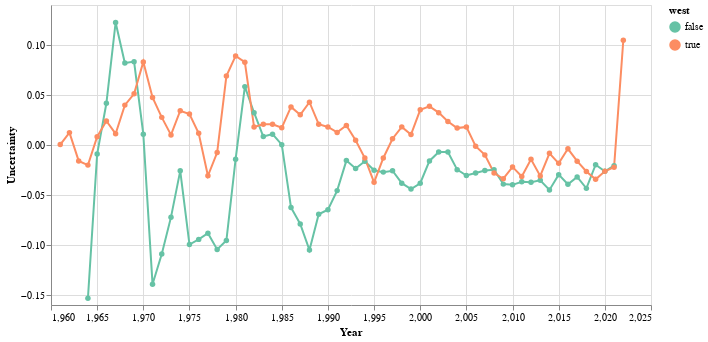

Here is the notebook cell this chart was saved with:
### Code cell
alt.Chart(compare_byYear.query('topic=="phys"')).mark_line(point=alt.OverlayMarkDef()).encode(
    alt.X('year',scale=alt.Scale(zero=False),axis=alt.Axis(title='Year')),
    alt.Y('rollingUncertain',axis=alt.Axis(title='Uncertainty')),
    color=alt.Color('west:O',scale=alt.Scale(scheme='set2'))
).properties(width=600,height=300)

### Figure 1 — Vega-Lite specification as saved in the notebook (floating-point values rounded to 4 significant figures)
{"$schema": "https://vega.github.io/schema/vega-lite/v4.17.0.json", "config": {"view": {"continuousHeight": 300, "continuousWidth": 400}}, "data": {"name": "data-0c7fb047be208e1c5b23e3d01547c1c2"}, "datasets": {"data-0c7fb047be208e1c5b23e3d01547c1c2": [{"rollingUncertain": null, "topic": "phys", "uncertain": -0.2044, "west": false, "year": 1962}, {"rollingUncertain": null, "topic": "phys", "uncertain": -0.16, "west": false, "year": 1963}, {"rollingUncertain": -0.1532, "topic": "phys", "uncertain": -0.09532, "west": false, "year": 1964}, {"rollingUncertain": -0.009003, "topic": "phys", "uncertain": 0.2283, "west": false, "year": 1965}, {"rollingUncertain": 0.04172, "topic": "phys", "uncertain": -0.007814, "west": false, "year": 1966}, {"rollingUncertain": 0.1225, "topic": "phys", "uncertain": 0.1471, "west": false, "year": 1967}, {"rollingUncertain": 0.08199, "topic": "phys", "uncertain": 0.1067, "west": false, "year": 1968}, {"rollingUncertain": 0.08337, "topic": "phys", "uncertain": -0.003676, "west": false, "year": 1969}, {"rollingUncertain": 0.01081, "topic": "phys", "uncertain": -0.0706, "west": false, "year": 1970}, {"rollingUncertain": -0.1392, "topic": "phys", "uncertain": -0.3433, "west": false, "year": 1971}, {"rollingUncertain": -0.109, "topic": "phys", "uncertain": 0.08683, "west": false, "year": 1972}, {"rollingUncertain": -0.07214, "topic": "phys", "uncertain": 0.04003, "west": false, "year": 1973}, {"rollingUncertain": -0.02583, "topic": "phys", "uncertain": -0.2044, "west": false, "year": 1974}, {"rollingUncertain": -0.09952, "topic": "phys", "uncertain": -0.1342, "west": false, "year": 1975}, {"rollingUncertain": -0.09438, "topic": "phys", "uncertain": 0.05545, "west": false, "year": 1976}, {"rollingUncertain": -0.08825, "topic": "phys", "uncertain": -0.186, "west": false, "year": 1977}, {"rollingUncertain": -0.1044, "topic": "phys", "uncertain": -0.1828, "west": false, "year": 1978}, {"rollingUncertain": -0.09551, "topic": "phys", "uncertain": 0.08223, "west": false, "year": 1979}, {"rollingUncertain": -0.01416, "topic": "phys", "uncertain": 0.05804, "west": false, "year": 1980}, {"rollingUncertain": 0.05838, "topic": "phys", "uncertain": 0.03487, "west": false, "year": 1981}, {"rollingUncertain": 0.03227, "topic": "phys", "uncertain": 0.003911, "west": false, "year": 1982}, {"rollingUncertain": 0.008439, "topic": "phys", "uncertain": -0.01346, "west": false, "year": 1983}, {"rollingUncertain": 0.01085, "topic": "phys", "uncertain": 0.04209, "west": false, "year": 1984}, {"rollingUncertain": 0.0003171, "topic": "phys", "uncertain": -0.02768, "west": false, "year": 1985}, {"rollingUncertain": -0.06248, "topic": "phys", "uncertain": -0.2018, "west": false, "year": 1986}, {"rollingUncertain": -0.07891, "topic": "phys", "uncertain": -0.007221, "west": false, "year": 1987}, {"rollingUncertain": -0.105, "topic": "phys", "uncertain": -0.1061, "west": false, "year": 1988}, {"rollingUncertain": -0.06932, "topic": "phys", "uncertain": -0.09464, "west": false, "year": 1989}, {"rollingUncertain": -0.06475, "topic": "phys", "uncertain": 0.006485, "west": false, "year": 1990}, {"rollingUncertain": -0.04562, "topic": "phys", "uncertain": -0.04871, "west": false, "year": 1991}, {"rollingUncertain": -0.0156, "topic": "phys", "uncertain": -0.004557, "west": false, "year": 1992}, {"rollingUncertain": -0.02349, "topic": "phys", "uncertain": -0.01721, "west": false, "year": 1993}, {"rollingUncertain": -0.01623, "topic": "phys", "uncertain": -0.02692, "west": false, "year": 1994}, {"rollingUncertain": -0.02523, "topic": "phys", "uncertain": -0.03156, "west": false, "year": 1995}, {"rollingUncertain": -0.02711, "topic": "phys", "uncertain": -0.02286, "west": false, "year": 1996}, {"rollingUncertain": -0.02577, "topic": "phys", "uncertain": -0.02287, "west": false, "year": 1997}, {"rollingUncertain": -0.03819, "topic": "phys", "uncertain": -0.06884, "west": false, "year": 1998}, {"rollingUncertain": -0.04407, "topic": "phys", "uncertain": -0.0405, "west": false, "year": 1999}, {"rollingUncertain": -0.03824, "topic": "phys", "uncertain": -0.005381, "west": false, "year": 2000}, {"rollingUncertain": -0.01595, "topic": "phys", "uncertain": -0.001953, "west": false, "year": 2001}, {"rollingUncertain": -0.006968, "topic": "phys", "uncertain": -0.01357, "west": false, "year": 2002}, {"rollingUncertain": -0.006967, "topic": "phys", "uncertain": -0.005376, "west": false, "year": 2003}, {"rollingUncertain": -0.02465, "topic": "phys", "uncertain": -0.05499, "west": false, "year": 2004}, {"rollingUncertain": -0.03052, "topic": "phys", "uncertain": -0.03119, "west": false, "year": 2005}, {"rollingUncertain": -0.02807, "topic": "phys", "uncertain": 0.001972, "west": false, "year": 2006}, {"rollingUncertain": -0.02548, "topic": "phys", "uncertain": -0.04721, "west": false, "year": 2007}, {"rollingUncertain": -0.02475, "topic": "phys", "uncertain": -0.02903, "west": false, "year": 2008}, {"rollingUncertain": -0.03912, "topic": "phys", "uncertain": -0.04113, "west": false, "year": 2009}, {"rollingUncertain": -0.03983, "topic": "phys", "uncertain": -0.04934, "west": false, "year": 2010}, {"rollingUncertain": -0.03686, "topic": "phys", "uncertain": -0.02011, "west": false, "year": 2011}, {"rollingUncertain": -0.03716, "topic": "phys", "uncertain": -0.04204, "west": false, "year": 2012}, {"rollingUncertain": -0.03526, "topic": "phys", "uncertain": -0.04364, "west": false, "year": 2013}, {"rollingUncertain": -0.04496, "topic": "phys", "uncertain": -0.0492, "west": false, "year": 2014}, {"rollingUncertain": -0.02967, "topic": "phys", "uncertain": 0.003823, "west": false, "year": 2015}, {"rollingUncertain": -0.0393, "topic": "phys", "uncertain": -0.07251, "west": false, "year": 2016}, {"rollingUncertain": -0.03196, "topic": "phys", "uncertain": -0.02719, "west": false, "year": 2017}, {"rollingUncertain": -0.04337, "topic": "phys", "uncertain": -0.03041, "west": false, "year": 2018}, {"rollingUncertain": -0.01975, "topic": "phys", "uncertain": -0.00166, "west": false, "year": 2019}, {"rollingUncertain": -0.02628, "topic": "phys", "uncertain": -0.04678, "west": false, "year": 2020}, {"rollingUncertain": -0.02069, "topic": "phys", "uncertain": -0.01362, "west": false, "year": 2021}, {"rollingUncertain": 0.0004281, "topic": "phys", "uncertain": 0.007005, "west": true, "year": 1961}, {"rollingUncertain": 0.01238, "topic": "phys", "uncertain": -0.05789, "west": true, "year": 1962}, {"rollingUncertain": -0.01592, "topic": "phys", "uncertain": 0.003129, "west": true, "year": 1963}, {"rollingUncertain": -0.02012, "topic": "phys", "uncertain": -0.005603, "west": true, "year": 1964}, {"rollingUncertain": 0.008337, "topic": "phys", "uncertain": 0.02749, "west": true, "year": 1965}, {"rollingUncertain": 0.02398, "topic": "phys", "uncertain": 0.05006, "west": true, "year": 1966}, {"rollingUncertain": 0.0113, "topic": "phys", "uncertain": -0.04366, "west": true, "year": 1967}, {"rollingUncertain": 0.03989, "topic": "phys", "uncertain": 0.1133, "west": true, "year": 1968}, {"rollingUncertain": 0.0512, "topic": "phys", "uncertain": 0.08401, "west": true, "year": 1969}, {"rollingUncertain": 0.0831, "topic": "phys", "uncertain": 0.05203, "west": true, "year": 1970}, {"rollingUncertain": 0.04755, "topic": "phys", "uncertain": 0.006603, "west": true, "year": 1971}, {"rollingUncertain": 0.02764, "topic": "phys", "uncertain": 0.02427, "west": true, "year": 1972}, {"rollingUncertain": 0.01006, "topic": "phys", "uncertain": -0.0007076, "west": true, "year": 1973}, {"rollingUncertain": 0.03429, "topic": "phys", "uncertain": 0.0793, "west": true, "year": 1974}, {"rollingUncertain": 0.03099, "topic": "phys", "uncertain": 0.01439, "west": true, "year": 1975}, {"rollingUncertain": 0.01166, "topic": "phys", "uncertain": -0.05869, "west": true, "year": 1976}, {"rollingUncertain": -0.03075, "topic": "phys", "uncertain": -0.04795, "west": true, "year": 1977}, {"rollingUncertain": -0.007548, "topic": "phys", "uncertain": 0.084, "west": true, "year": 1978}, {"rollingUncertain": 0.06899, "topic": "phys", "uncertain": 0.1709, "west": true, "year": 1979}, {"rollingUncertain": 0.08908, "topic": "phys", "uncertain": 0.0123, "west": true, "year": 1980}, {"rollingUncertain": 0.08285, "topic": "phys", "uncertain": 0.06532, "west": true, "year": 1981}, {"rollingUncertain": 0.01798, "topic": "phys", "uncertain": -0.02368, "west": true, "year": 1982}, {"rollingUncertain": 0.0207, "topic": "phys", "uncertain": 0.02046, "west": true, "year": 1983}, {"rollingUncertain": 0.02065, "topic": "phys", "uncertain": 0.06518, "west": true, "year": 1984}, {"rollingUncertain": 0.01736, "topic": "phys", "uncertain": -0.03357, "west": true, "year": 1985}, {"rollingUncertain": 0.03807, "topic": "phys", "uncertain": 0.08259, "west": true, "year": 1986}, {"rollingUncertain": 0.03016, "topic": "phys", "uncertain": 0.04146, "west": true, "year": 1987}, {"rollingUncertain": 0.0428, "topic": "phys", "uncertain": 0.004353, "west": true, "year": 1988}, {"rollingUncertain": 0.02085, "topic": "phys", "uncertain": 0.01675, "west": true, "year": 1989}, {"rollingUncertain": 0.01803, "topic": "phys", "uncertain": 0.03299, "west": true, "year": 1990}, {"rollingUncertain": 0.0126, "topic": "phys", "uncertain": -0.01193, "west": true, "year": 1991}, {"rollingUncertain": 0.0196, "topic": "phys", "uncertain": 0.03773, "west": true, "year": 1992}, {"rollingUncertain": 0.004747, "topic": "phys", "uncertain": -0.01156, "west": true, "year": 1993}, {"rollingUncertain": -0.01305, "topic": "phys", "uncertain": -0.06531, "west": true, "year": 1994}, {"rollingUncertain": -0.03731, "topic": "phys", "uncertain": -0.03505, "west": true, "year": 1995}, {"rollingUncertain": -0.01298, "topic": "phys", "uncertain": 0.06143, "west": true, "year": 1996}, {"rollingUncertain": 0.00629, "topic": "phys", "uncertain": -0.007514, "west": true, "year": 1997}, {"rollingUncertain": 0.01813, "topic": "phys", "uncertain": 0.0004626, "west": true, "year": 1998}, {"rollingUncertain": 0.0104, "topic": "phys", "uncertain": 0.03824, "west": true, "year": 1999}, {"rollingUncertain": 0.03515, "topic": "phys", "uncertain": 0.06673, "west": true, "year": 2000}, {"rollingUncertain": 0.03865, "topic": "phys", "uncertain": 0.01098, "west": true, "year": 2001}, {"rollingUncertain": 0.03235, "topic": "phys", "uncertain": 0.01933, "west": true, "year": 2002}, {"rollingUncertain": 0.02348, "topic": "phys", "uncertain": 0.04013, "west": true, "year": 2003}, {"rollingUncertain": 0.0169, "topic": "phys", "uncertain": -0.008769, "west": true, "year": 2004}, {"rollingUncertain": 0.01806, "topic": "phys", "uncertain": 0.02283, "west": true, "year": 2005}, {"rollingUncertain": -0.001197, "topic": "phys", "uncertain": -0.01765, "west": true, "year": 2006}, {"rollingUncertain": -0.009889, "topic": "phys", "uncertain": -0.03485, "west": true, "year": 2007}, {"rollingUncertain": -0.02801, "topic": "phys", "uncertain": -0.03154, "west": true, "year": 2008}, {"rollingUncertain": -0.03373, "topic": "phys", "uncertain": -0.03482, "west": true, "year": 2009}, {"rollingUncertain": -0.02191, "topic": "phys", "uncertain": 0.00061, "west": true, "year": 2010}, {"rollingUncertain": -0.0315, "topic": "phys", "uncertain": -0.0603, "west": true, "year": 2011}, {"rollingUncertain": -0.01436, "topic": "phys", "uncertain": 0.0166, "west": true, "year": 2012}, {"rollingUncertain": -0.03098, "topic": "phys", "uncertain": -0.04926, "west": true, "year": 2013}, {"rollingUncertain": -0.008347, "topic": "phys", "uncertain": 0.007617, "west": true, "year": 2014}, {"rollingUncertain": -0.01832, "topic": "phys", "uncertain": -0.01332, "west": true, "year": 2015}, {"rollingUncertain": -0.003784, "topic": "phys", "uncertain": -0.005653, "west": true, "year": 2016}, {"rollingUncertain": -0.01621, "topic": "phys", "uncertain": -0.02965, "west": true, "year": 2017}, {"rollingUncertain": -0.02651, "topic": "phys", "uncertain": -0.04422, "west": true, "year": 2018}, {"rollingUncertain": -0.03435, "topic": "phys", "uncertain": -0.02917, "west": true, "year": 2019}, {"rollingUncertain": -0.02633, "topic": "phys", "uncertain": -0.005596, "west": true, "year": 2020}, {"rollingUncertain": -0.02219, "topic": "phys", "uncertain": -0.03181, "west": true, "year": 2021}, {"rollingUncertain": 0.1048, "topic": "phys", "uncertain": 0.3517, "west": true, "year": 2022}]}, "encoding": {"color": {"field": "west", "scale": {"scheme": "set2"}, "type": "ordinal"}, "x": {"axis": {"title": "Year"}, "field": "year", "scale": {"zero": false}, "type": "quantitative"}, "y": {"axis": {"title": "Uncertainty"}, "field": "rollingUncertain", "type": "quantitative"}}, "height": 300, "mark": {"point": {}, "type": "line"}, "width": 600}
